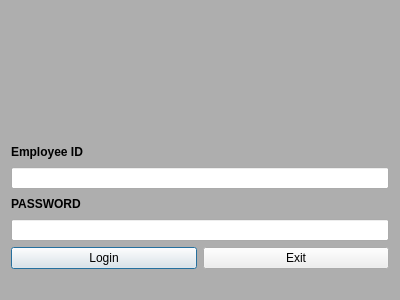
<?xml version="1.0" encoding="UTF-8"?>
<ui version="4.0">
 <class>SignIn</class>
 <widget class="QDialog" name="SignIn">
  <property name="enabled">
   <bool>true</bool>
  </property>
  <property name="geometry">
   <rect>
    <x>0</x>
    <y>0</y>
    <width>400</width>
    <height>300</height>
   </rect>
  </property>
  <property name="sizePolicy">
   <sizepolicy hsizetype="Preferred" vsizetype="Preferred">
    <horstretch>0</horstretch>
    <verstretch>0</verstretch>
   </sizepolicy>
  </property>
  <property name="minimumSize">
   <size>
    <width>400</width>
    <height>300</height>
   </size>
  </property>
  <property name="maximumSize">
   <size>
    <width>400</width>
    <height>300</height>
   </size>
  </property>
  <property name="windowTitle">
   <string>Dialog</string>
  </property>
  <property name="styleSheet">
   <string notr="true">#SignIn{
	background-image: url(:/images/src/login.png);
	background-repeat: no-repeat;
	background-position: center;
	background-attachment: fixed;
	background-color: rgba(128,128,128,100);
}</string>
  </property>
  <layout class="QGridLayout" name="gridLayout">
   <item row="0" column="0">
    <layout class="QVBoxLayout" name="verticalLayout" stretch="1,1,0">
     <item alignment="Qt::AlignmentFlag::AlignVCenter">
      <widget class="QLabel" name="iconLabel">
       <property name="styleSheet">
        <string notr="true"/>
       </property>
       <property name="text">
        <string/>
       </property>
      </widget>
     </item>
     <item>
      <layout class="QGridLayout" name="gridLayout_2">
       <item row="2" column="0">
        <widget class="QLabel" name="passwordLabel">
         <property name="font">
          <font>
           <bold>true</bold>
          </font>
         </property>
         <property name="text">
          <string>PASSWORD</string>
         </property>
         <property name="buddy">
          <cstring>PasswordEdit</cstring>
         </property>
        </widget>
       </item>
       <item row="1" column="0">
        <widget class="QLineEdit" name="empIdEdit"/>
       </item>
       <item row="0" column="0">
        <widget class="QLabel" name="usernameLabel">
         <property name="font">
          <font>
           <bold>true</bold>
          </font>
         </property>
         <property name="text">
          <string>Employee ID</string>
         </property>
         <property name="buddy">
          <cstring>empIdEdit</cstring>
         </property>
        </widget>
       </item>
       <item row="3" column="0">
        <widget class="QLineEdit" name="PasswordEdit">
         <property name="echoMode">
          <enum>QLineEdit::EchoMode::Password</enum>
         </property>
        </widget>
       </item>
       <item row="4" column="0">
        <layout class="QHBoxLayout" name="horizontalLayout">
         <item>
          <widget class="QPushButton" name="continue_2">
           <property name="enabled">
            <bool>true</bool>
           </property>
           <property name="text">
            <string>Login</string>
           </property>
          </widget>
         </item>
         <item>
          <widget class="QPushButton" name="exitbutton">
           <property name="text">
            <string>Exit</string>
           </property>
          </widget>
         </item>
        </layout>
       </item>
      </layout>
     </item>
     <item>
      <widget class="QLabel" name="createlink">
       <property name="text">
        <string/>
       </property>
       <property name="textInteractionFlags">
        <set>Qt::TextInteractionFlag::TextSelectableByMouse</set>
       </property>
      </widget>
     </item>
    </layout>
   </item>
  </layout>
 </widget>
 <resources/>
 <connections>
  <connection>
   <sender>exitbutton</sender>
   <signal>clicked()</signal>
   <receiver>SignIn</receiver>
   <slot>close()</slot>
   <hints>
    <hint type="sourcelabel">
     <x>391</x>
     <y>134</y>
    </hint>
    <hint type="destinationlabel">
     <x>484</x>
     <y>154</y>
    </hint>
   </hints>
  </connection>
 </connections>
</ui>
